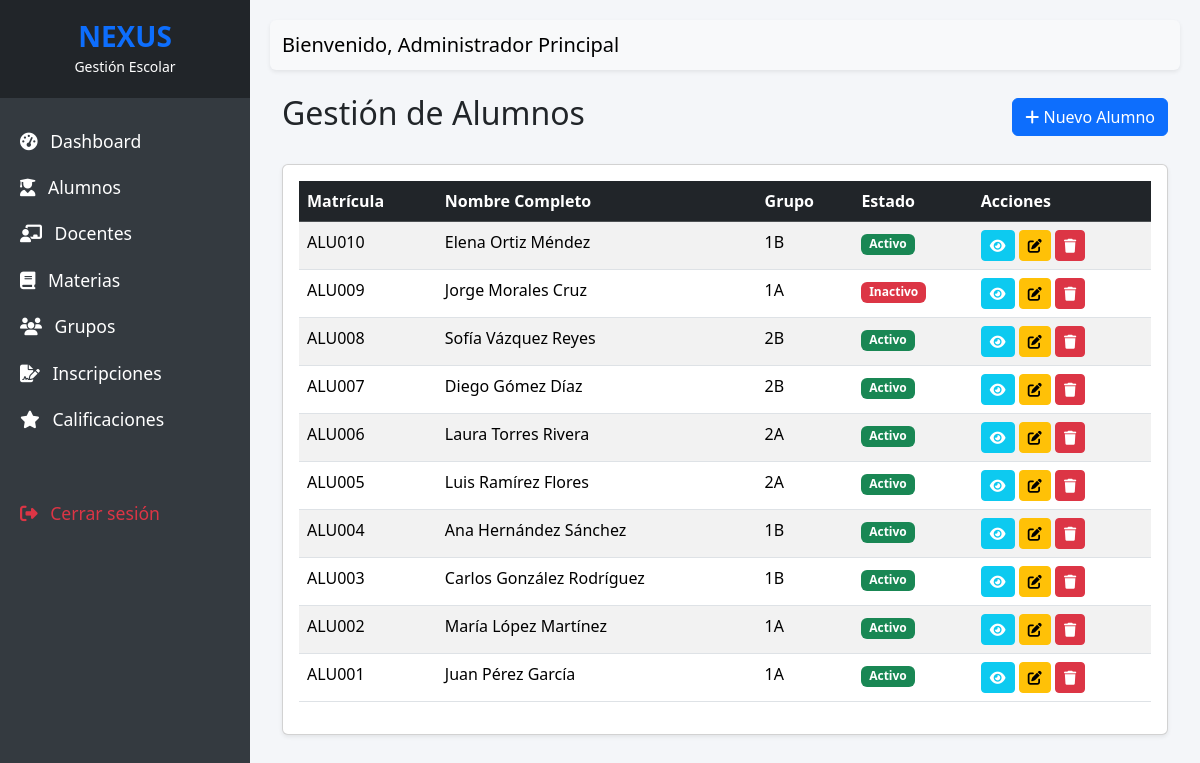
Screenshot of /app/alumnos/ (signed in) with the database file from the repository.
### tables this page shows
CREATE TABLE `alumnos` (
  `id` int(11) NOT NULL AUTO_INCREMENT,
  `matricula` varchar(20) NOT NULL,
  `nombre` varchar(50) NOT NULL,
  `apellido_paterno` varchar(50) NOT NULL,
  `apellido_materno` varchar(50) NOT NULL,
  `fecha_nacimiento` date NOT NULL,
  `sexo` varchar(20) NOT NULL,
  `correo` varchar(100) DEFAULT NULL,
  `telefono` varchar(20) DEFAULT NULL,
  `grupo_asignado` varchar(20) DEFAULT NULL,
  `estado` varchar(20) NOT NULL DEFAULT 'Activo',
  PRIMARY KEY (`id`),
  UNIQUE KEY `matricula` (`matricula`)
);

### app/alumnos/index.php (the view)
<?php
require_once '../config/database.php';
require_once '../includes/header.php';
$stmt = $pdo->query("SELECT * FROM alumnos ORDER BY id DESC");
$alumnos = $stmt->fetchAll();
?>
<div class="container-fluid">
    <div class="d-flex justify-content-between align-items-center mb-4">
        <h2>Gestión de Alumnos</h2>
        <a href="crear.php" class="btn btn-primary"><i class="fas fa-plus"></i> Nuevo Alumno</a>
    </div>
    <div class="card shadow-sm">
        <div class="card-body">
            <div class="table-responsive">
                <table class="table table-striped table-hover">
                    <thead class="table-dark">
                        <tr>
                            <th>Matrícula</th>
                            <th>Nombre Completo</th>
                            <th>Grupo</th>
                            <th>Estado</th>
                            <th>Acciones</th>
                        </tr>
                    </thead>
                    <tbody>
                        <?php foreach($alumnos as $alumno): ?>
                        <tr>
                            <td><?php echo htmlspecialchars($alumno->matricula); ?></td>
                            <td><?php echo htmlspecialchars($alumno->nombre . ' ' . $alumno->apellido_paterno . ' ' . $alumno->apellido_materno); ?></td>
                            <td><?php echo htmlspecialchars($alumno->grupo_asignado); ?></td>
                            <td>
                                <?php if($alumno->estado == 'Activo'): ?>
                                    <span class="badge bg-success">Activo</span>
                                <?php else: ?>
                                    <span class="badge bg-danger">Inactivo</span>
                                <?php endif; ?>
                            </td>
                            <td>
                                <a href="ver.php?id=<?php echo $alumno->id; ?>" class="btn btn-info btn-sm text-white" title="Ver"><i class="fas fa-eye"></i></a>
                                <a href="editar.php?id=<?php echo $alumno->id; ?>" class="btn btn-warning btn-sm" title="Editar"><i class="fas fa-edit"></i></a>
                                <a href="eliminar.php?id=<?php echo $alumno->id; ?>" class="btn btn-danger btn-sm" title="Eliminar"><i class="fas fa-trash"></i></a>
                            </td>
                        </tr>
                        <?php endforeach; ?>
                    </tbody>
                </table>
            </div>
        </div>
    </div>
</div>
<?php require_once '../includes/footer.php'; ?>

### app/includes/header.php (shortened to what this page needs)
<!DOCTYPE html>
<html lang="es">
<head>
    <link href="https://cdn.jsdelivr.net/npm/bootstrap@5.3.2/dist/css/bootstrap.min.css" rel="stylesheet">
    <link rel="stylesheet" href="https://cdnjs.cloudflare.com/ajax/libs/font-awesome/6.4.2/css/all.min.css">
    <link rel="stylesheet" href="/nexus/assets/css/style.css">
</head>
<body>
    <div id="wrapper">
        <?php include 'sidebar.php'; ?>
        <div id="content">
            <nav class="navbar navbar-expand-lg navbar-light bg-light mb-4 shadow-sm rounded">
                <div class="container-fluid">
                    <span class="navbar-brand mb-0 h1">Bienvenido, <?php echo htmlspecialchars($_SESSION['usuario_nombre']); ?></span>
                </div>
            </nav>

### app/includes/sidebar.php
<nav id="sidebar">
    <div class="sidebar-header">
        <h3>NEXUS</h3>
        <small>Gestión Escolar</small>
    </div>
    <ul class="list-unstyled components">
        <li>
            <a href="/nexus/dashboard.php"><i class="fas fa-tachometer-alt me-2"></i> Dashboard</a>
        </li>
        <li>
            <a href="/nexus/alumnos/"><i class="fas fa-user-graduate me-2"></i> Alumnos</a>
        </li>
        <li>
            <a href="/nexus/docentes/"><i class="fas fa-chalkboard-teacher me-2"></i> Docentes</a>
        </li>
        <li>
            <a href="/nexus/materias/"><i class="fas fa-book me-2"></i> Materias</a>
        </li>
        <li>
            <a href="/nexus/grupos/"><i class="fas fa-users me-2"></i> Grupos</a>
        </li>
        <li>
            <a href="/nexus/inscripciones/"><i class="fas fa-file-signature me-2"></i> Inscripciones</a>
        </li>
        <li>
            <a href="/nexus/calificaciones/"><i class="fas fa-star me-2"></i> Calificaciones</a>
        </li>
        <li class="mt-5">
            <a href="/nexus/logout.php" class="text-danger"><i class="fas fa-sign-out-alt me-2"></i> Cerrar sesión</a>
        </li>
    </ul>
</nav>

### app/includes/footer.php (shortened to what this page needs)
        </div>
    </div>
</body>
</html>

### app/assets/css/style.css (style rules this page uses)
body { font-family: 'Segoe UI', Tahoma, Geneva, Verdana, sans-serif; background-color: #f4f6f9; }
#wrapper { display: flex; width: 100%; align-items: stretch; }
#sidebar { min-width: 250px; max-width: 250px; background: #343a40; color: #fff; transition: all 0.3s; min-height: 100vh; }
#sidebar .sidebar-header { padding: 20px; background: #212529; text-align: center; }
#sidebar .sidebar-header h3 { margin: 0; color: #0d6efd; font-weight: 700; }
#sidebar ul.components { padding: 20px 0; }
#sidebar ul li a { padding: 10px 20px; font-size: 1.1em; display: block; color: #fff; text-decoration: none; }
#content { width: 100%; padding: 20px; min-height: 100vh; }

### rows the page displays
alumnos: matricula "ALU010", nombre+apellido_paterno+apellido_materno "Elena Ortiz Méndez", grupo_asignado "1B", estado "Activo"
alumnos: matricula "ALU009", nombre+apellido_paterno+apellido_materno "Jorge Morales Cruz", grupo_asignado "1A", estado "Inactivo"
alumnos: matricula "ALU008", nombre+apellido_paterno+apellido_materno "Sofía Vázquez Reyes", grupo_asignado "2B", estado "Activo"
alumnos: matricula "ALU007", nombre+apellido_paterno+apellido_materno "Diego Gómez Díaz", grupo_asignado "2B", estado "Activo"
alumnos: matricula "ALU006", nombre+apellido_paterno+apellido_materno "Laura Torres Rivera", grupo_asignado "2A", estado "Activo"
alumnos: matricula "ALU005", nombre+apellido_paterno+apellido_materno "Luis Ramírez Flores", grupo_asignado "2A", estado "Activo"
alumnos: matricula "ALU004", nombre+apellido_paterno+apellido_materno "Ana Hernández Sánchez", grupo_asignado "1B", estado "Activo"
alumnos: matricula "ALU003", nombre+apellido_paterno+apellido_materno "Carlos González Rodríguez", grupo_asignado "1B", estado "Activo"
alumnos: matricula "ALU002", nombre+apellido_paterno+apellido_materno "María López Martínez", grupo_asignado "1A", estado "Activo"
alumnos: matricula "ALU001", nombre+apellido_paterno+apellido_materno "Juan Pérez García", grupo_asignado "1A", estado "Activo"

### other values shown
$_SESSION['usuario_nombre'] "Administrador Principal"
